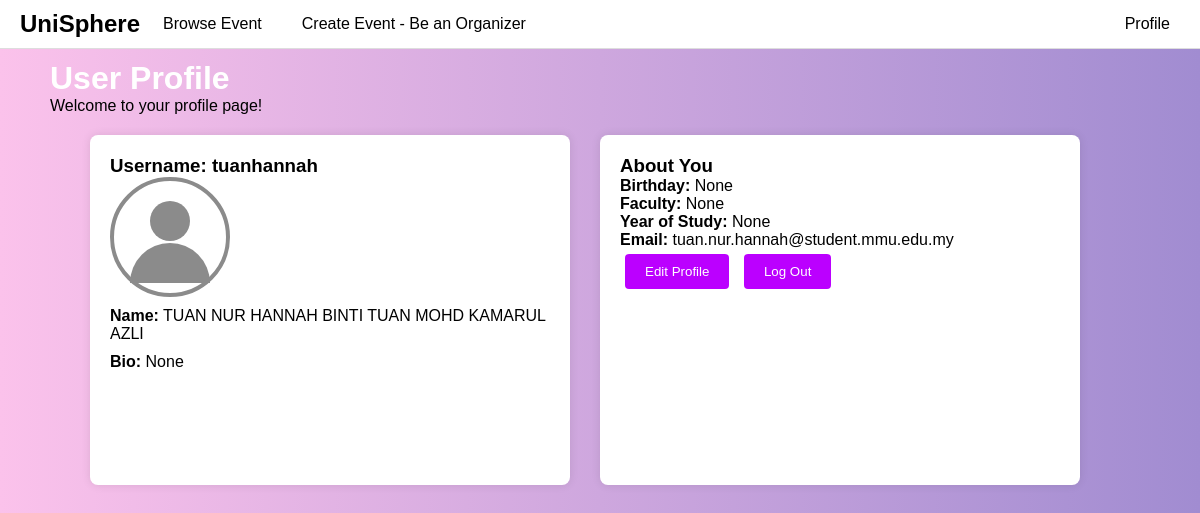
The app's page /UserProfile (signed in), older data.
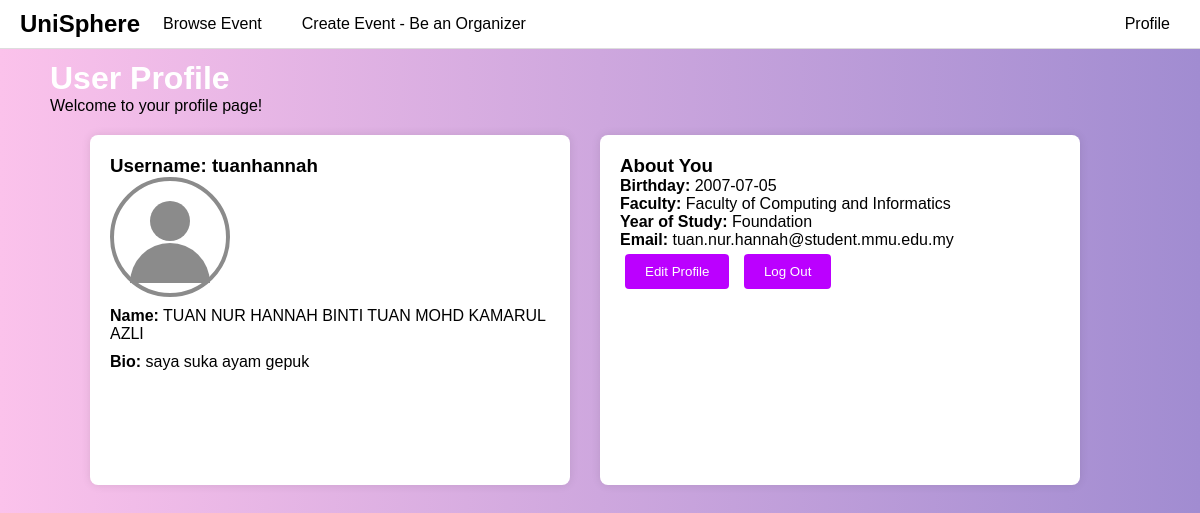
The same page, newer data.
### tables this page shows
CREATE TABLE users_general (
            student_id TEXT PRIMARY KEY,
            name TEXT NOT NULL,
            username TEXT NOT NULL UNIQUE,
            email TEXT NOT NULL UNIQUE,
            password TEXT NOT NULL,
            keyword TEXT,
            role TEXT NOT NULL CHECK(role IN ('user', 'organizer', 'admin')),
            is_verified INTEGER DEFAULT 0
        );

CREATE TABLE user_details (
            student_id TEXT PRIMARY KEY,
            bio TEXT,
            birthday DATE,
            faculty TEXT,
            year_of_study INTEGER,
            profile_picture TEXT,
            FOREIGN KEY (student_id) REFERENCES users_general(student_id)
        );

### app.py (the view)
@app.route('/UserProfile')
def user_profile():
    username = session.get('user')
    if not username:
        return redirect(url_for('signin'))
    conn = get_db_connection()
    cursor = conn.cursor()
    cursor.execute("SELECT * FROM users_general LEFT JOIN user_details ON users_general.student_id = user_details.student_id WHERE users_general.username = ?", (username,))
    user = cursor.fetchone()
    conn.close()
    if not user:
        return "User not found"
    return render_template('UserProfile.html', user=user)

### app.py (called while the page is built)
def get_db_connection():
    conn = sqlite3.connect('database.db')
    conn.row_factory = sqlite3.Row
    conn.execute("PRAGMA foreign_keys = 1")
    return conn

### templates/UserProfile.html (shortened to what this page needs)
<!DOCTYPE html>
<html>
    <head>
    </head>
    <body>
        <nav class="navbar">
            <div class="logo">
                <a href="#">UniSphere</a>
            </div>
            <ul class="nav-links">
                <li><a href="{{ url_for('eventbrowsing') }}">Browse Event</a></li>
                <li><a href="{{ url_for('create_event') }}">Create Event - Be an Organizer</a></li>
            </ul>
            <div class="nav-profile">
                <a href="#profile">Profile</a>
            </div>
        </nav>
        <h1 style="color: #fff;">User Profile</h1>
        <p>Welcome to your profile page!</p>
        <div class="container">
            <div class="profile">
                <h3>Username: <span id="username-value">{{ user['username'] }}</span></h3>
                <div class="profile-icon"></div>
                <p id="name"><b>Name:</b> {{ user['name'] }}</p>
                <p id="bio"><b>Bio:</b> {{ user['bio'] }}</p>
            </div>
            <div class="about">
                <h3>About You</h3>
                <p id="birthday"><b>Birthday:</b> {{ user['birthday'] }}</p>
                <p id="faculty"><b>Faculty:</b> {{ user['faculty'] }}</p>
                <p id="year-of-study"><b>Year of Study:</b> {{ user['year_of_study'] }}</p>
                <p id="email"><b>Email:</b> {{ user['email'] }}</p>
                <div class="profile-actions">
                    <a href="{{ url_for('edit_profile') }}"><button>Edit Profile</button></a>
                    <button>Log Out</button>
                </div>
            </div>
        </div>
    </body>
</html>

### templates/UserProfile.html (style rules this page uses)
* { margin: 0; padding: 0; box-sizing: border-box; font-family: 'Poppins', sans-serif; }
body { font-family: Arial, sans-serif; background: linear-gradient(to right, #fbc2eb, #a18cd1); display: flex; flex-direction: column; padding: 50px; }
.container { display: flex; flex-direction: row; align-items: center; gap: 30px; margin-top: 20px; margin-left: 40px; }
.profile { background-color: #fff; padding: 20px; border-radius: 8px; box-shadow: 0 0 10px rgba(0, 0, 0, 0.1); width: 480px; height: 350px; margin-bottom: 20px; }
.about { background-color: #fff; padding: 20px; border-radius: 8px; box-shadow: 0 0 10px rgba(0, 0, 0, 0.1); width: 480px; height: 350px; margin-bottom: 20px; }
.profile p { margin: 10px 0; }
.profile-actions button { padding: 10px 20px; margin: 5px; background-color: #bb00ff; color: white; border: none; border-radius: 4px; cursor: pointer; }
.profile-icon { width: 120px; height: 120px; border: 4px solid rgb(139, 139, 139); border-radius: 50%; position: relative; flex-shrink: 0; }
.profile-icon::before { content: ""; position: absolute; width: 40px; height: 40px; background: rgb(139, 139, 139); border-radius: 50%; top: 20px; left: 50%; transform: translateX(-50%); }
.profile-icon::after { content: ""; position: absolute; width: 80px; height: 40px; background: rgb(139, 139, 139); border-radius: 40px 40px 0 0; bottom: 10px; left: 50%; transform: translateX(-50%); }
.navbar { position: fixed; top: 0; left: 0; width: 100%; background-color: white; display: flex; justify-content: space-between; align-items: center; padding: 10px 20px; border-bottom: 1px solid #ddd; transition: top 0.3s; z-index: 1000; }
.logo a { font-size: 24px; font-weight: bold; color: black; text-decoration: none; padding-right: 13px; }
.nav-links { list-style: none; display: flex; gap: 20px; }
.nav-links li a, .nav-profile a { color: black; text-decoration: none; font-size: 16px; padding: 5px 10px; transition: background-color 0.3s, color 0.3s; }
.nav-profile { margin-left: auto; }
body { padding-top: 60px; }

Row changes from the older to the newer data that the page shows:
added user_details: bio "saya suka ayam gepuk", birthday "2007-07-05", faculty "Faculty of Computing and Informatics", year_of_study "Foundation"
Text that changed along with them:
{{ user['bio'] }}: "None" → (not shown)
{{ user['birthday'] }}: "None" → (not shown)
{{ user['faculty'] }}: "None" → (not shown)
{{ user['year_of_study'] }}: "None" → (not shown)
